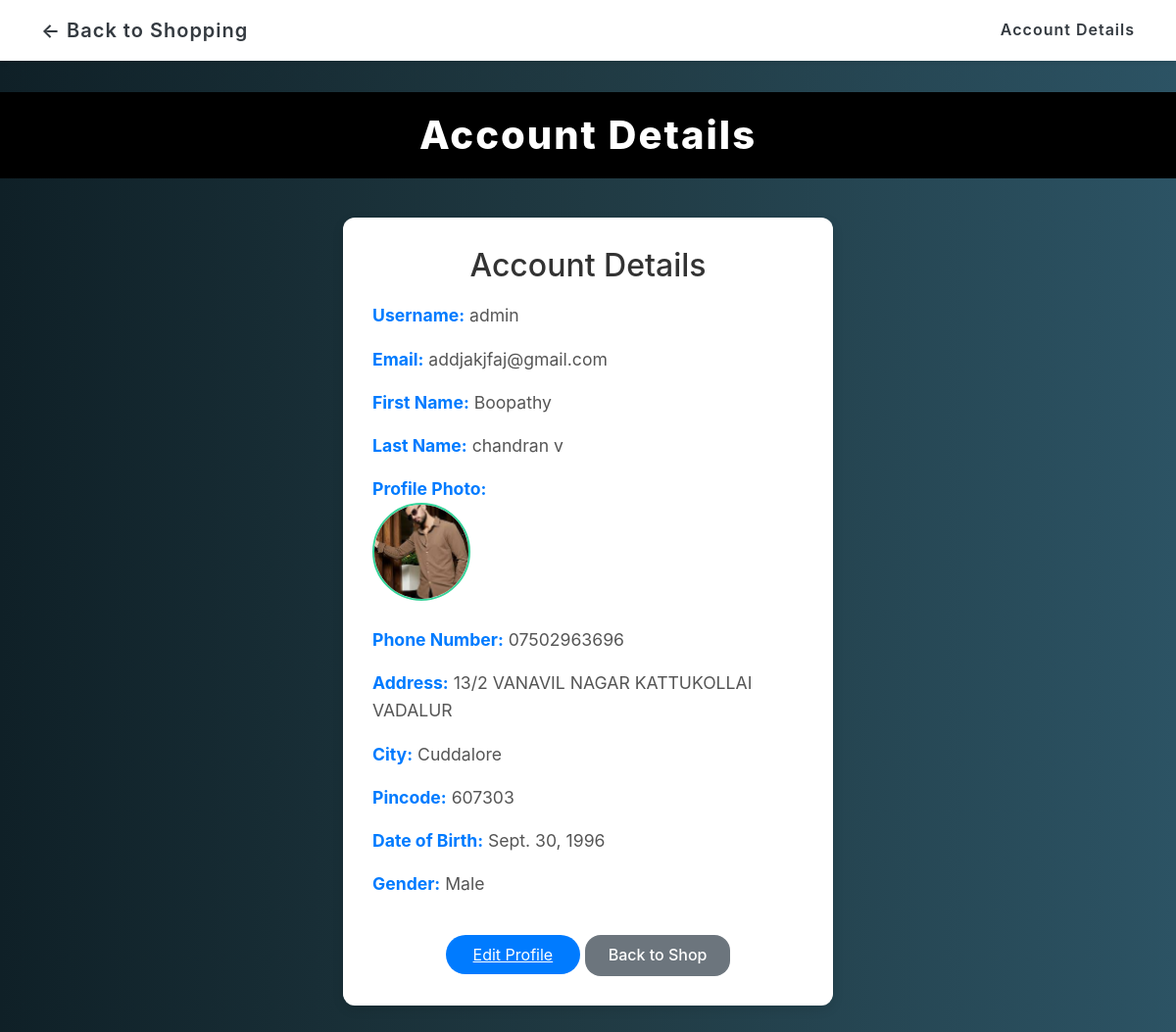
The page /profile/ (signed in) on the database as committed earlier.
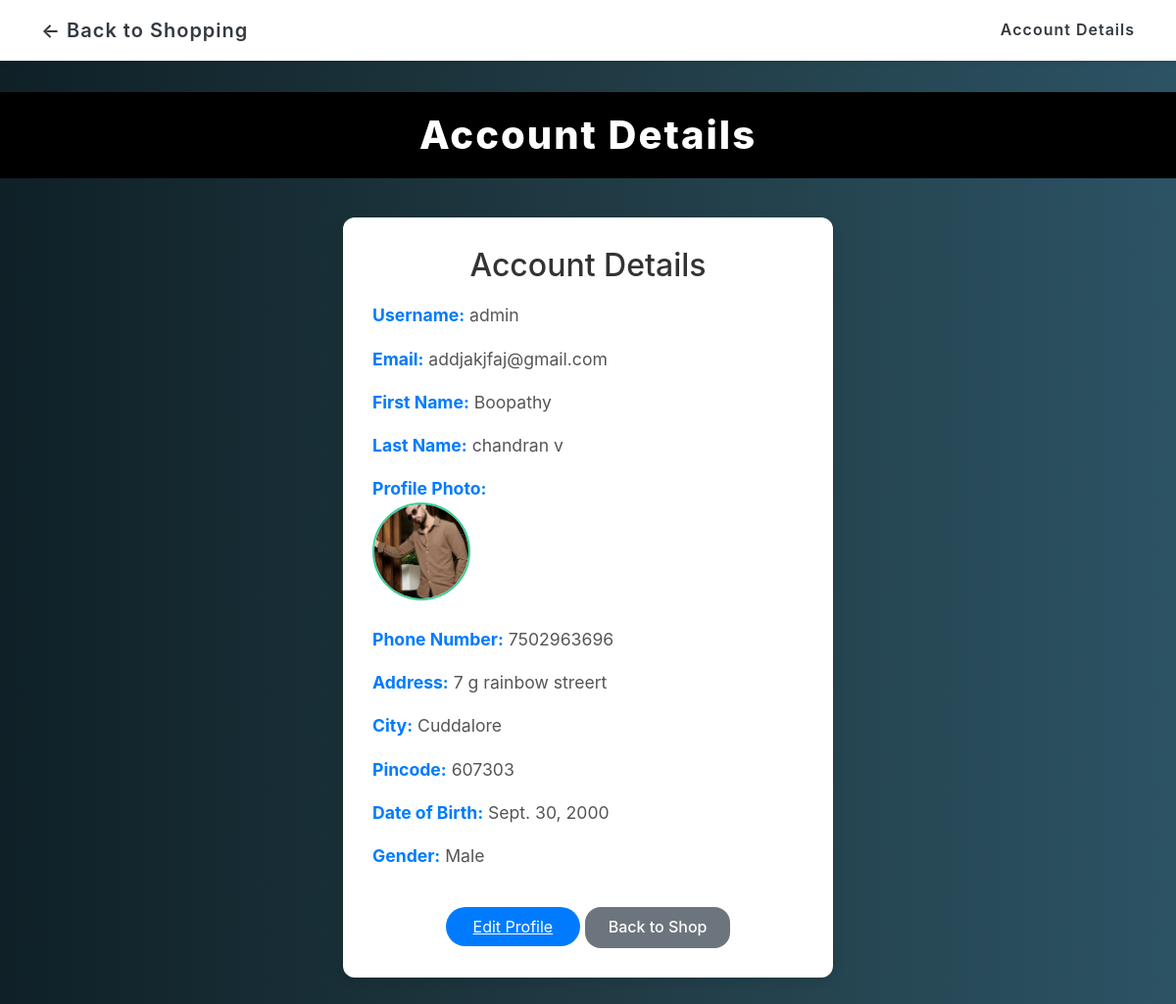
The same page on the database as committed later.
### login/models.py (models this page shows, shortened)
class Profile(models.Model):
    user = models.OneToOneField(User, on_delete=models.CASCADE)
    phone_number = models.CharField(max_length=15, blank=True)
    address = models.TextField(blank=True)
    city = models.CharField(max_length=100, blank=True)
    pincode = models.CharField(max_length=10, blank=True)
    profile_photo = models.ImageField(upload_to='profile_photos/', blank=True, null=True)
    date_of_birth = models.DateField(blank=True, null=True)
    gender = models.CharField(max_length=10, choices=[('M', 'Male'), ('F', 'Female'), ('O', 'Other')], blank=True)

### login/views.py (the view)
# urls.py: path('profile/', views.profile, name='profile'),
@login_required
def profile(request):
    profile, created = Profile.objects.get_or_create(user=request.user)
    return render(request, 'login/profile.html', {
        'user': request.user,
        'profile': profile,
    })

### login/templates/login/profile.html (shortened to what this page needs)
{% load static %}
<!DOCTYPE html>
<html lang="en">
<head>
    <link href="https://cdn.jsdelivr.net/npm/bootstrap@5.3.3/dist/css/bootstrap.min.css" rel="stylesheet">
    <link rel="stylesheet" href="{% static 'css/style.css' %}">
</head>
<body>
    <nav class="navbar navbar-expand-lg mb-4">
        <div class="container">
            <a class="navbar-brand" href="{% url 'ecommerce' %}">← Back to Shopping</a>
            <span class="navbar-text">Account Details</span>
        </div>
    </nav>
    <div class="site-title">
        <h1>Account Details</h1>
    </div>
    <div class="profile-container">
        <h2>Account Details</h2>
        <div class="profile-details">
            <p><strong>Username:</strong> {{ user.username }}</p>
            <p><strong>Email:</strong> {{ user.email|default:"Not set" }}</p>
            <p><strong>First Name:</strong> {{ user.first_name|default:"Not set" }}</p>
            <p><strong>Last Name:</strong> {{ user.last_name|default:"Not set" }}</p>
            <p>
                <strong>Profile Photo:</strong><br>
                {% if profile.profile_photo %}
                    <img src="{{ profile.profile_photo.url }}" alt="Profile Photo" class="profile-photo">
                {% else %}
                    <span style="color:#888;">Not set</span>
                {% endif %}
            </p>
            <p><strong>Phone Number:</strong> {{ profile.phone_number|default:"Not set" }}</p>
            <p><strong>Address:</strong> {{ profile.address|default:"Not set" }}</p>
            <p><strong>City:</strong> {{ profile.city|default:"Not set" }}</p>
            <p><strong>Pincode:</strong> {{ profile.pincode|default:"Not set" }}</p>
            <p><strong>Date of Birth:</strong> {{ profile.date_of_birth|default:"Not set" }}</p>
            <p><strong>Gender:</strong> {{ profile.get_gender_display|default:"Not set" }}</p>
        </div>
        <a href="{% url 'edit_profile' %}" class="btn-edit">Edit Profile</a>
        <a href="{% url 'ecommerce' %}" class="btn-back-to-shop">Back to Shop</a>
    </div>
</body>
</html>

Rows that differ between the two databases and show on the page:
changed Profile "Cuddalore": phone_number "07502963696" → "7502963696"; address "13/2 VANAVIL NAGAR KATTUKOLLAI VADALUR" → "7 g rainbow streert"; date_of_birth "Sept. 30, 1996" → "Sept. 30, 2000"
